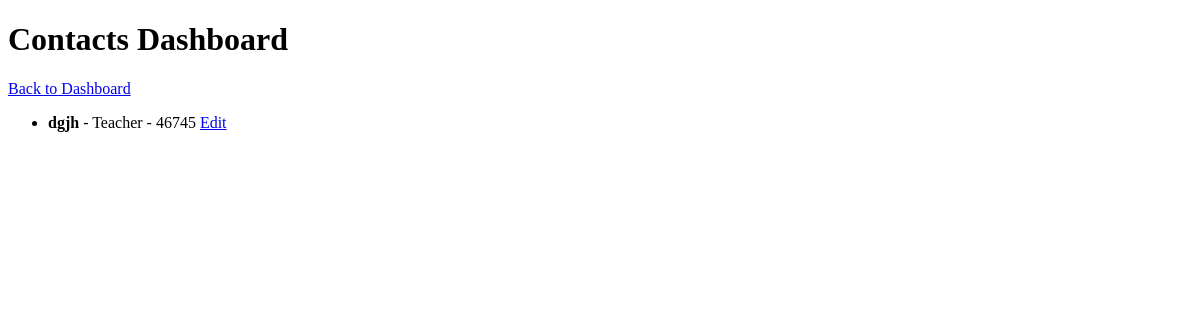
Page /contacts_dashboard (signed in) on the earlier database version.
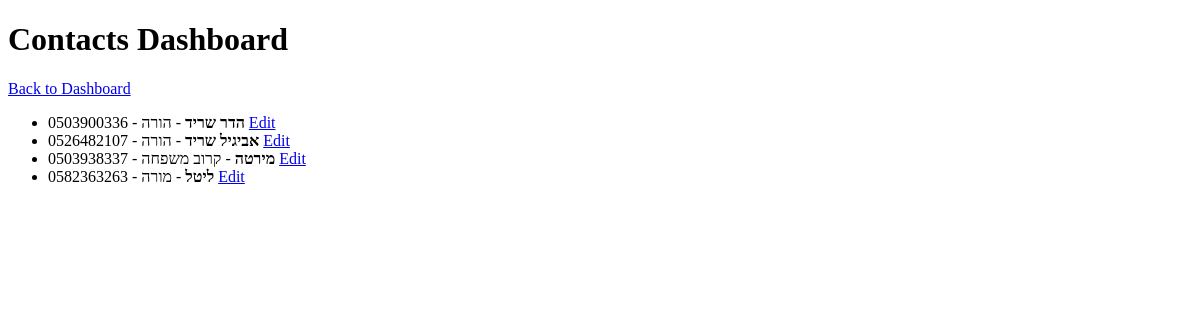
Same page on the later database version.
### APP.py (models this page shows)
class Contact(db.Model):
    id = db.Column(db.Integer, primary_key=True)
    user_id = db.Column(db.Integer, db.ForeignKey('user.id'), nullable=False)
    name = db.Column(db.String(150), nullable=False)  # Name of the contact
    relation = db.Column(db.String(50), nullable=False)  # e.g., Teacher, Parent, Therapist
    phone_number = db.Column(db.String(20), nullable=False)

### APP.py (the view)
@app.route('/contacts_dashboard')
@login_required
def contacts_dashboard():
    contacts = Contact.query.filter_by(user_id=current_user.id).all()
    return render_template('contacts_dashboard.html', title="Contacts Dashboard", contacts=contacts)

### APP.py (called while the page is built)
@login_manager.user_loader
def load_user(user_id):
    return User.query.get(int(user_id))

### templates/contacts_dashboard.html (shortened to what this page needs)
<!DOCTYPE html>
<html lang="en">
<head>
</head>
<body>
    <h1>Contacts Dashboard</h1>
    <a href="{{ url_for('dashboard') }}" class="btn btn-secondary">Back to Dashboard</a>
    <ul>
        {% for contact in contacts %}
        <li>
            <strong>{{ contact.name }}</strong> - {{ contact.relation }} - {{ contact.phone_number }}
            <a href="{{ url_for('edit_contact', contact_id=contact.id) }}">Edit</a>
        </li>
        {% endfor %}
    </ul>
</body>
</html>

Differences in the rows shown:
removed Contact: name "dgjh", relation "Teacher", phone_number "46745"
added Contact: name "הדר שריד", relation "הורה", phone_number "0503900336"
added Contact: name "אביגיל שריד", relation "הורה", phone_number "0526482107"
added Contact: name "מירטה", relation "קרוב משפחה", phone_number "0503938337"
added Contact: name "ליטל", relation "מורה", phone_number "0582363263"
